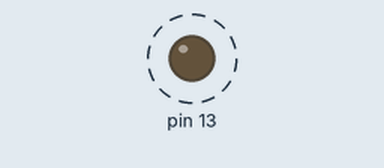
Recording of a sketch running on a simulated Arduino Uno, built with avr-gcc and run on an emulated ATmega328P. On the bench: output pins drawn as LEDs (lit = HIGH). Dashed ring = blinking. What the sketch prints to the serial monitor is not drawn.

Above: at 0.3 s.
Timing chart, 0 to 3.1 s (numbered marks = the images above):
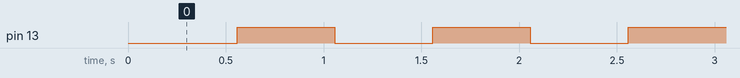

The sketch:

Blink.ino
```cpp
#include <SoftwareSerial.h>

SoftwareSerial ss(10, 11);

void setup() {
	pinMode(13, OUTPUT);
	Serial.begin(57600);
	while (!Serial);
	Serial.println("Serial started...");

	ss.begin(4800);
	ss.println("SoftwareSerial started...");
}

void loop()
{
	digitalWrite(13, LOW);
	delay(500);
	digitalWrite(13, HIGH);
	delay(500);
}
```

Measured:
- by itself, pin 13: alternates HIGH for 0.50 s and LOW for 0.50 s
